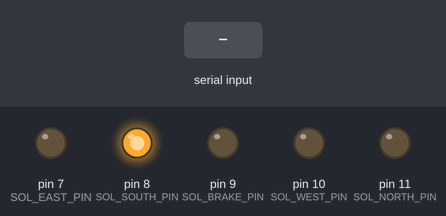
Bench run of a sketch on a simulated Arduino Uno, built with avr-gcc and run on an emulated ATmega328P. Shown: output pins drawn as LEDs (lit = HIGH). The test bench sets the inputs (shaded band). What the sketch prints to the serial monitor is not drawn.

Above: at 1.2 s.
1.3 s: byte 30 received over Serial
Timing chart, 0 to 10.3 s (numbered marks = the images above; inputs shaded):
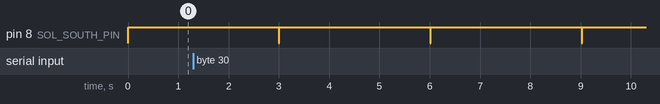

The sketch:

serial.ino
```cpp
const int SOL_EAST_PIN = 7;
const int SOL_SOUTH_PIN = 8;
const int SOL_BRAKE_PIN = 9;
const int SOL_WEST_PIN = 10;
const int SOL_NORTH_PIN = 11;

int incomingByte;

#define BAUD_RATE 9600

void setup () {
  // setup the serial port
  Serial.begin(BAUD_RATE);
  Serial.write("I'm Alive!!\n");
  // Wait until serial port opens
  while (!Serial) {
  }
  Serial.write("Connection established\n");
  pinMode(SOL_EAST_PIN, OUTPUT);
  pinMode(SOL_SOUTH_PIN, OUTPUT);
  pinMode(SOL_BRAKE_PIN, OUTPUT);
  pinMode(SOL_WEST_PIN, OUTPUT);
  pinMode(SOL_NORTH_PIN, OUTPUT);
}

void loop () {
  //Voltage: 3.21 V
  //Pulse Length: 30 ms
  //Delay Time: 10 ms
  if(Serial.available()) {
    incomingByte = Serial.read();
    Serial.println(incomingByte);
  }
  digitalWrite(SOL_SOUTH_PIN, HIGH);
  delay(3000);
  digitalWrite(SOL_SOUTH_PIN, LOW);
  delay(10);
  //digitalWrite(SOL_WEST_PIN, HIGH);
  //delay(30);
  //digitalWrite(SOL_WEST_PIN, LOW);
  //delay(10);
  //digitalWrite(SOL_SOUTH_PIN, HIGH);
  //delay(30
  //digitalWrite(SOL_SOUTH_PIN, LOW);8uu8iki,,km,k,m,
  //delay(10);
  //digitalWrite(SOL_EAST_PIN, HIGH);
  //delay(30);
  //digitalWrite(SOL_EAST_PIN, LOW);
  //delay(10);
}
```

Measured:
- by itself, pin 8 (SOL_SOUTH_PIN): alternates HIGH for 3.0 s and LOW for 0.01 s
